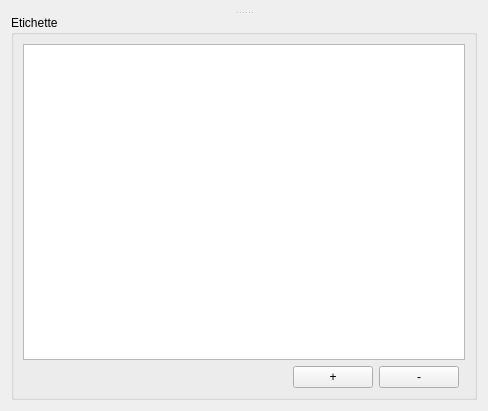
<?xml version="1.0" encoding="UTF-8"?>
<ui version="4.0">
 <class>VarsGUI</class>
 <widget class="QWidget" name="VarsGUI">
  <property name="geometry">
   <rect>
    <x>0</x>
    <y>0</y>
    <width>488</width>
    <height>411</height>
   </rect>
  </property>
  <property name="windowTitle">
   <string>Dati computo</string>
  </property>
  <layout class="QGridLayout" name="gridLayout">
   <item row="0" column="0">
    <widget class="QSplitter" name="splitter_2">
     <property name="orientation">
      <enum>Qt::Vertical</enum>
     </property>
     <widget class="QSplitter" name="splitter">
      <property name="orientation">
       <enum>Qt::Horizontal</enum>
      </property>
     </widget>
     <widget class="QGroupBox" name="attributesGroupBox">
      <property name="title">
       <string>Etichette</string>
      </property>
      <layout class="QGridLayout" name="gridLayout_2">
       <item row="1" column="1">
        <widget class="QPushButton" name="addVarPushButton">
         <property name="text">
          <string>+</string>
         </property>
        </widget>
       </item>
       <item row="1" column="2">
        <widget class="QPushButton" name="removeVarPushButton">
         <property name="text">
          <string>-</string>
         </property>
        </widget>
       </item>
       <item row="1" column="0">
        <spacer name="horizontalSpacer">
         <property name="orientation">
          <enum>Qt::Horizontal</enum>
         </property>
         <property name="sizeHint" stdset="0">
          <size>
           <width>40</width>
           <height>20</height>
          </size>
         </property>
        </spacer>
       </item>
       <item row="0" column="0" colspan="4">
        <widget class="QTableView" name="varsTableView"/>
       </item>
      </layout>
     </widget>
    </widget>
   </item>
  </layout>
 </widget>
 <resources/>
 <connections/>
</ui>
